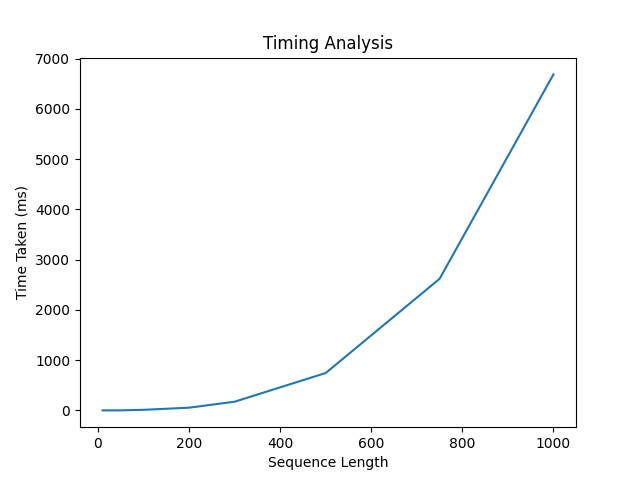

Here is the Python script that generated this plot:
import matplotlib.pyplot as plt

def plot_graph(x, y, title, x_label, y_label):
    plt.plot(x, y)
    plt.title(title)
    plt.xlabel(x_label)
    plt.ylabel(y_label)
    plt.show()

if __name__ == "__main__":
    y = [0.01, 1.466, 11.603, 54.045,172.928, 743.773,2617.650, 6683.985]
    x = [10, 50, 100, 200, 300, 500, 750, 1000]
    plot_graph(x, y, "Timing Analysis", "Sequence Length", "Time Taken (ms)")
    plt.savefig("graph.png")